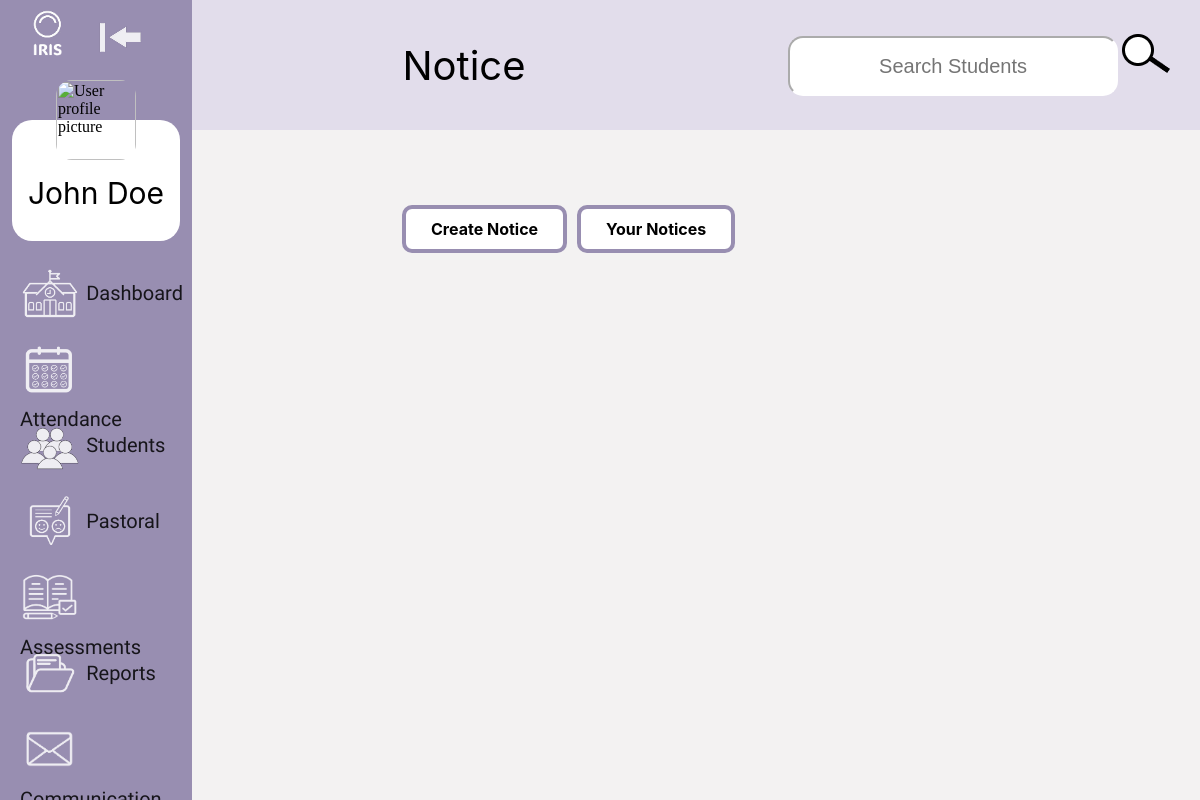
The page /yourNotices (signed in) on the database as committed earlier.
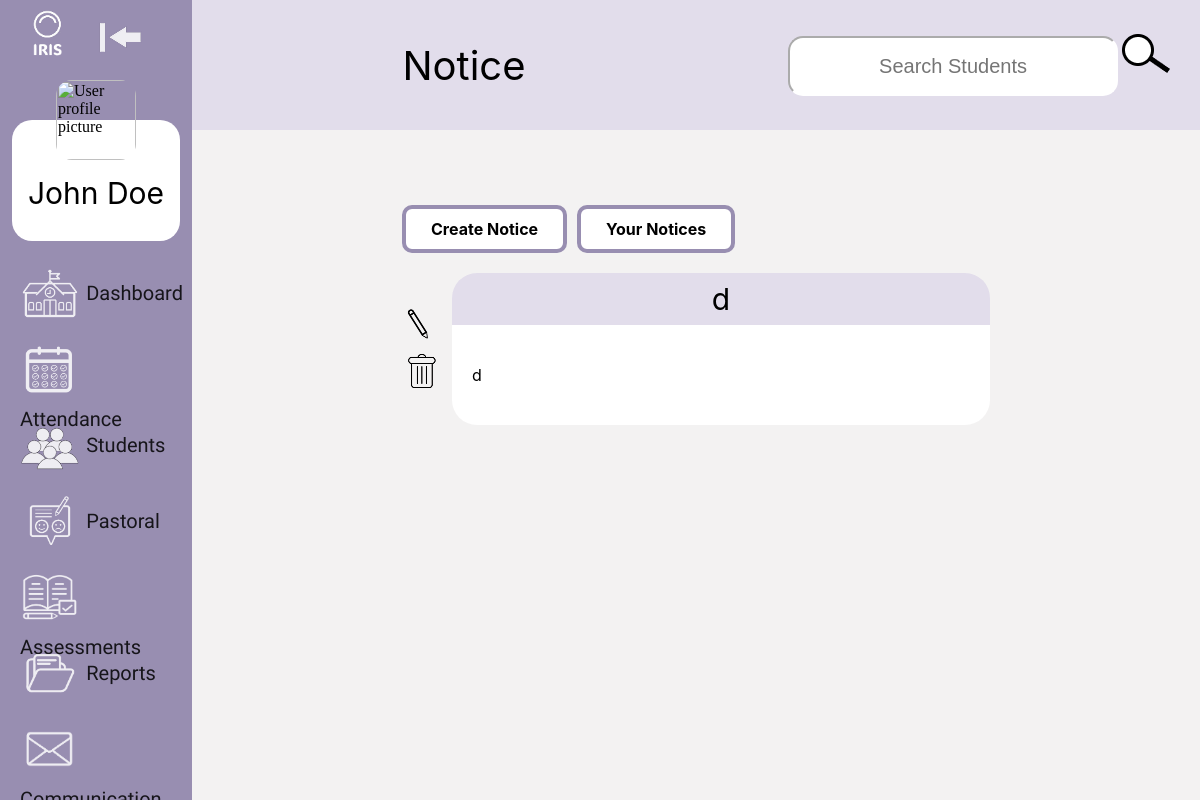
The same page on the database as committed later.
### website/models.py (models this page shows)
class User(db.Model, UserMixin):
    __tablename__ = 'user'
    id = db.Column(db.Integer, primary_key=True)
    role = db.Column(db.String(20), nullable=False)
    name = db.Column(db.String(50), nullable=False)
    email = db.Column(db.String(120), unique=True, nullable=False)
    password = db.Column(db.String(50))
    gender = db.Column(db.String(15))
    phone_number = db.Column(db.Integer, nullable=True)
    address = db.Column(db.String(255))
    profile = db.Column(db.LargeBinary, nullable=True)
    enrolled_at = db.Column(db.DateTime, default=db.func.current_timestamp())

class notice(db.Model):
    id = db.Column(db.Integer, primary_key=True)
    target = db.Column(db.String(1), nullable=True)
    target_id = db.Column(db.Integer, nullable=True)
    title = db.Column(db.String(50))
    author = db.Column(db.Integer, nullable=True)
    note = db.Column(db.Text, nullable=True)
    created_at = db.Column(db.DateTime, default=datetime.utcnow) #default=db.func.current_timestamp())

### website/views.py (the view)
@views.route('yourNotices')
def yourNotices():
    userNotices = notice.query.filter_by(author=current_user.id).all() #Reading all the notices created by the user
    return render_template('notice.html', allNotices=userNotices, user=current_user, showOnlyUserNotices=True)

### website/templates/notice.html (shortened to what this page needs)
<link rel="stylesheet" href="{{ url_for('static', filename='css/notice.css') }}">
{% extends "navBase.html" %}
{% block pageName %}Notice{% endblock %}
{% block content %}
<div class="noticeContainer">
    <div class="noticeButtonsContainer">
        <div class="buttonContainer">
            <a class="createButton" href="{{ url_for('views.createNotice') }}">Create Notice</a>
            <a class="yourNoticeButton" href="{{ url_for('views.yourNotices') }}">Your Notices</a>
        </div>
    </div>
    {% for notices in allNotices %}
    <div class="noticeBox">
        {% if notices.author == user.id %}
        <div class="iconColumns">
            <a href="{{ url_for('views.editNotice', id=notices.id) }}" class="editIcon">
                <img src="{{ url_for('static', filename='images/icons/editPencil.png') }}" alt="Edit icon">
            </a>
            <form method="POST" action="/deleteNotice">
                <button type="submit" class="deleteIcon">
                    <img src="{{ url_for('static', filename='images/icons/deleteBin.png') }}" alt="Bin icon">
                </button>
            </form>
        </div>
        {% endif %}
        <div class="noticeContentWrapper">
            <div class="noticeContent">
                <span class="noticeTitle">{{notices.title}}</span>
                <p>{{notices.note | replace('\n', '<br>') | safe}}</p>
            </div>
        </div>
    </div>
    {% endfor %}
</div>
{% endblock %}

### website/templates/navBase.html (shortened to what this page needs)
<!DOCTYPE html>
<html>
    <head>
        <link rel="stylesheet" href="{{ url_for('static', filename='css/navBase.css') }}">
    </head>
    <body>
        <div class="container">
            <div id="mySideNav" class="sideNav">
                <img class="irisLogo" src="{{ url_for('static', filename='images/icons/whiteIrisLogo.png') }}" alt="IRIS logo">
                <a href="javascript:void(0)" class="navToggleBtn" onclick="toggleNav()"><img src="{{ url_for('static', filename='images/icons/closeNav.png') }}"></a>
                <div class="userProfile">
                    <img class="userProfileImg" src="{{ url_for('views.getProfileImage', user_id=user.id) }}" alt="User profile picture">
                    <div class="userName">{{user.name}}</div>
                </div>
                <a href="/dashboard" class="navItem"><img class="navIcon" src="{{ url_for('static', filename='images/icons/dashboard.png') }}" alt="Dashboard icon">
                    <span>Dashboard</span>
                </a>
                <a href="/attendanceLanding" class="navItem"><img class="navIcon" src="{{ url_for('static', filename='images/icons/attendance.png') }}" alt="Attendance icon">
                    <span>Attendance</span>
                </a>
                <a href="/studentsLanding" class="navItem"><img class="navIcon" src="{{ url_for('static', filename='images/icons/students.png') }}" alt="Students icon">
                    <span>Students</span>
                </a>
                <a href="/pastoralLanding" class="navItem"><img class="navIcon" src="{{ url_for('static', filename='images/icons/pastoral.png') }}" alt="Pastoral icon">
                    <span>Pastoral</span>
                </a>
                <a href="/assessmentsLanding" class="navItem"><img class="navIcon" src="{{ url_for('static', filename='images/icons/markbooks.png') }}" alt="Markbooks icon">
                    <span>Assessments</span>
                </a>
                <a href="/reportsLanding" class="navItem"><img class="navIcon" src="{{ url_for('static', filename='images/icons/reports.png') }}" alt="Reports icon">
                    <span>Reports</span>
                </a>
                <a href="/communication" class="navItem"><img class="navIcon" src="{{ url_for('static', filename='images/icons/communication.png') }}" alt="Communication Center icon">
                    <span>Communication Center</span>
                </a>
                <a href="/notice" class="navItem"><img class="navIcon" src="{{ url_for('static', filename='images/icons/notices.png') }}" alt="Notices icon">
                </a>
            </div>
            <div id="content">
                <div class="topNav">
                    <div class="pageName">{%block pageName %}Nav Base{% endblock %}</div>
                    {% include 'searchStudent.html' %}
                </div>
                <div class="block_content">
                    {% block content %}{% endblock %}
                </div>
            </div>
        </div>
    </body>
</html>

### website/templates/searchstudent.html (shortened to what this page needs)
<!DOCTYPE html>
<html>
    <head>
        <link rel="stylesheet" href="{{ url_for('static', filename='css/searchstudent.css') }}">
    </head>
    <body>
        <div class="search-bar">
            <input class="search-input" type="text" id="search" placeholder="Search Students">
            <img class="search-icon" src="{{ url_for('static', filename='images/icons/search.png') }}" alt="search icon">
        </div>
    </body>
</html>

### website/static/css/notice.css (style rules this page uses)
.noticeContainer { width: auto; display: flex; flex-wrap: wrap; flex-direction: column; row-gap: 15px; column-gap: 10px; padding: 10px; box-sizing: border-box; margin: 50px 200px; font-family: 'Inter', sans-serif; }
.noticeButtonsContainer, .noticeContentWrapper { display: flex; flex-direction: column; flex-grow: 1; width: 100%; margin: 0 auto; width: 100%; max-width: 1200px; }
.buttonContainer { display: flex; justify-content: flex-start; margin-top: 10px; margin-left: -50px; padding: 0; }
.createButton, .yourNoticeButton { background-color: #ffffff; color: #000000; border: 4px solid #988EB1; border-radius: 10px; padding: 10px 25px; font-weight: bold; box-sizing: border-box; margin: 5px; text-decoration: none; }
.createButton { margin-left: 50px; }
.noticeTitle { display: block; font-size: 30px; padding: 8px 0; border-top-left-radius: 25px; border-top-right-radius: 25px; background-color: #E2DDEB; box-sizing: border-box; flex: 100%; text-align: center;; }
.noticeContent { width: 100%; background-color: #ffffff; border-bottom-left-radius: 25px; border-bottom-right-radius: 25px; border-top-left-radius: 30px; border-top-right-radius: 30px; }
.noticeBox { flex: 100%; display: flex; align-items: flex-start; box-sizing: border-box; min-height: 100px; gap: 10px; }
.noticeBox p { margin: 0; padding: 40px 20px; }
.deleteIcon { background: none; border: none; cursor: pointer; }
.iconColumns { display: flex; flex-direction: column; padding-top: 30px; gap: 10px; }

### website/static/css/navBase.css (style rules this page uses)
html, body { margin: 0; padding: 0; height: 100%; width: 100%; }
.container { min-height: 100vh; width: 100vw; margin: 0; padding: 0; background-color: #F3F2F2; display: flex; }
.sideNav { height: 100%; width: 16%; position: fixed; z-index: 1; top: 0; left: 0; background-color: #988EB1; overflow-x: hidden; padding-top: 60px; }
.irisLogo { display: block; height: 55px; width: auto; position: absolute; top: 0; left: 25px; margin-right: 50px; padding-top: 5%; }
.sideNav .navToggleBtn { position: absolute; top: 0px; right: 25px; height: 40px; width: auto; margin-left: 50px; }
.userProfile { height: 200px; width: 100%; display: flex; flex-direction: column; align-items: center; justify-content: center; gap: 10px; position: relative; }
.userProfileImg { height: 80px; width: auto; object-fit: cover; border-radius: 20%; position: relative; z-index: 2; margin-bottom: -50px; }
.userName { display: flex; flex-direction: column; align-items: center; justify-content: center; background-color: #ffffff; padding-top: 55px; padding-bottom: 30px; border-radius: 20px; text-align: center; color: #000000; font-size: 30px; width: 87%; box-sizing: border-box; position: relative; z-index: 1; font-family: 'Inter', sans-serif; }
.sideNav a { padding: 8px 8px 8px 20px; text-decoration: none; font-size: 25px; color: #000000; opacity: 85%; display: block; transition: 0.3s; }
.navItem { display: flex; align-items: center; gap: 10px; justify-content: flex-start; height: 60px; font-family: "Acme", sans-serif; }
.navItem span { font-size: 20px; cursor: pointer; vertical-align: middle; line-height: 50px; }
.navIcon { height: 50px; width: 60px; min-width: 58px; object-fit: contain; vertical-align: middle; }
#content { margin-left: 16%; width: 100%; height: 100vh; display: flex; flex-direction: column; }
.topNav { background-color: #E2DDEB; width: 100%; height: 130px; display: flex; justify-content: space-between; align-items: center; }
.pageName { padding: 20px; width: 50%; height: auto; text-align: center; font-size: 40px; font-family: 'Inter', sans-serif; }
.block_content { width: 100%; flex: 1; overflow-y: auto; }

### website/static/css/searchstudent.css (style rules this page uses)
.search-bar { grid-column: 2; align-content: center; justify-self: center; align-items: center; margin-right: 30px; position: relative; display: inline-block; }
.search-input { font-size: 20px; height: 60px; width: 330px; text-align: center; border-color: white; border-radius: 15px; }
.search-icon { width: auto; height: auto; max-width: none; max-height: none; }

Rows that differ between the two databases and show on the page:
added notice: author 1 (drawn), title "d", note "d"
